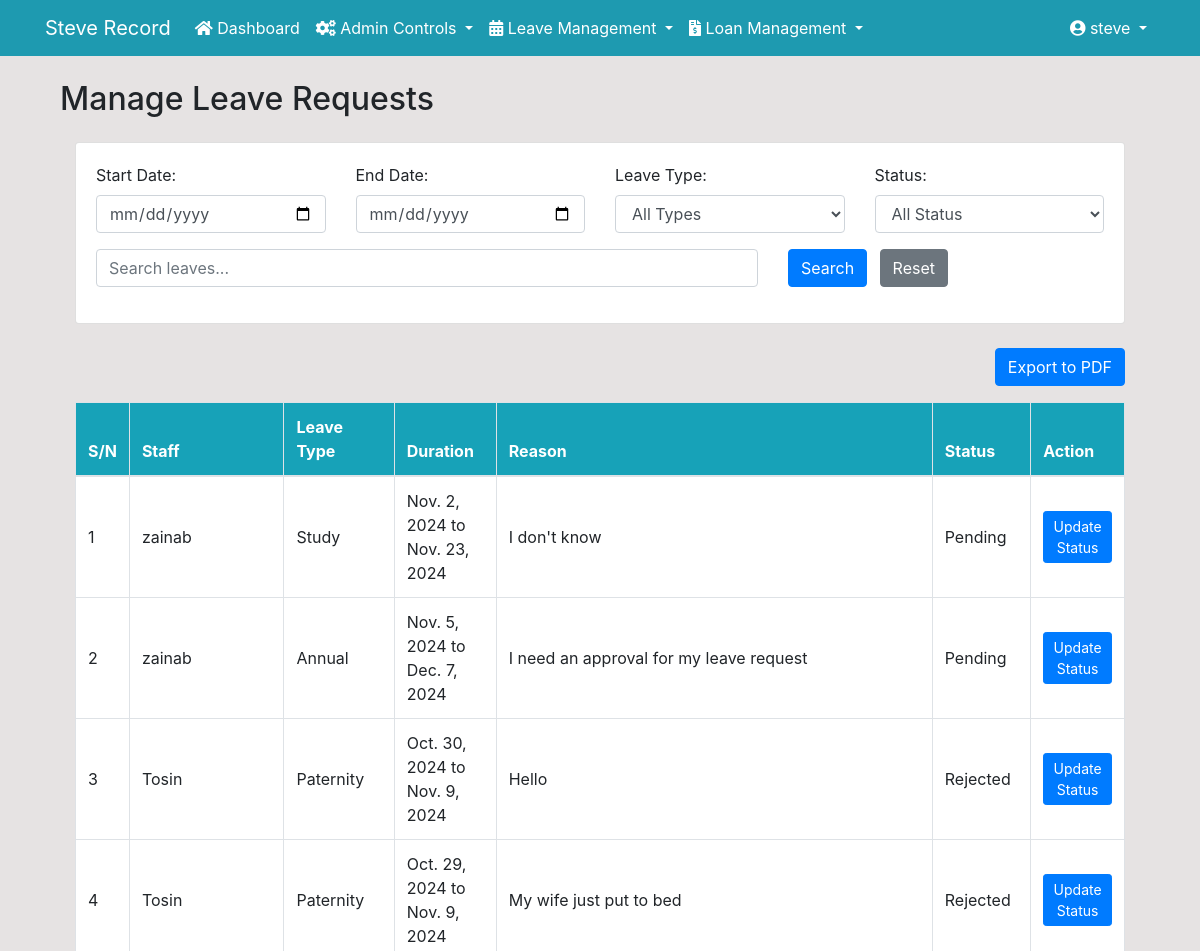
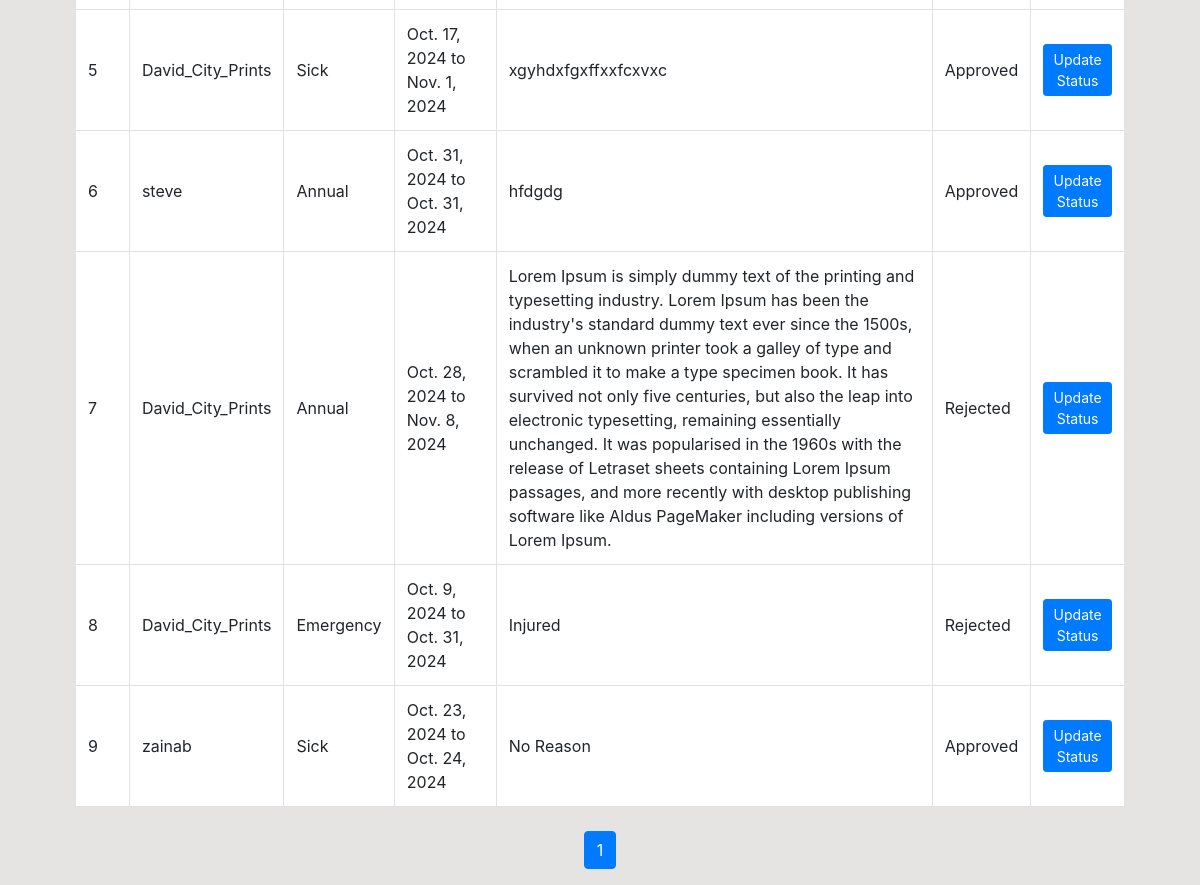
The page /manage-leaves/ (signed in) on the database its author committed (2 pictures, top to bottom).
### dashboard/models.py (models this page shows, shortened)
class Leave(models.Model):
    LEAVE_TYPES = (
        ('Annual', 'Annual Leave'),
        ('Sick', 'Sick Leave'),
        ('Personal', 'Personal Leave'),
        ('Maternity', 'Maternity Leave'),
        ('Paternity', 'Paternity Leave'),
        ('Parental', 'Parental Leave'),
        ('Bereavement', 'Bereavement Leave'),
        ('Compassionate', 'Compassionate Leave'),
        ('Study', 'Study/Educational Leave'),
        ('Sabbatical', 'Sabbatical Leave'),
        ('Unpaid', 'Unpaid Leave'),
        ('Jury Duty', 'Jury Duty Leave'),
        ('Military', 'Military Leave'),
        ('Public Service', 'Public Service Leave'),
        ('Religious', 'Religious Leave'),
        ('Casual', 'Casual Leave'),
        ('Compensatory', 'Compensatory Leave'),
        ('Medical', 'Medical/Mental Health Leave'),
        ('Marriage', 'Marriage Leave'),
        ('Voting', 'Voting Leave'),
        ('Emergency', 'Emergency Leave'),
        ('Other', 'Other')
    )
    STATUS = (
        ('Pending', 'Pending'),
        ('Approved', 'Approved'),
        ('Rejected', 'Rejected')
    )
    user = models.ForeignKey(User, on_delete=models.CASCADE)
    leave_type = models.CharField(max_length=20, choices=LEAVE_TYPES)
    start_date = models.DateField()
    end_date = models.DateField()
    reason = models.TextField()
    status = models.CharField(max_length=10, choices=STATUS, default='Pending')
    applied_date = models.DateTimeField(auto_now_add=True)
    approved_by = models.ForeignKey(User, on_delete=models.SET_NULL, null=True, related_name='approved_leaves')
    response_date = models.DateTimeField(null=True, blank=True)
    response_message = models.TextField(null=True, blank=True)
    admin_response = models.TextField(null=True, blank=True)
    class Meta:
        indexes = [
            models.Index(fields=['status']),
            models.Index(fields=['applied_date']),
            models.Index(fields=['user']),
        ]

### dashboard/views.py (the view, shortened to what this page needs)
# urls.py: path('manage-leaves/', views.manage_leaves, name='manage-leaves'),
@login_required
@permission_required('dashboard.add_leave', raise_exception=True)
def manage_leaves(request):
    query = request.GET.get('q', '')
    leaves_list = Leave.objects.all().order_by('-applied_date')
    paginator = Paginator(leaves_list, 10)  # Show 10 items per page
    page = request.GET.get('page')
    leaves = paginator.get_page(page)
    context = {
        'leaves': leaves,
        'query': query,
    }
    return render(request, 'dashboard/manage_leaves.html', context)

### templates/dashboard/manage_leaves.html (shortened to what this page needs)
{% extends 'partials/base.html' %}
{% block content %}
{% if perms.dashboard.manage_leave %}
<div class="container mt-4">
    <h2>Manage Leave Requests</h2>
    <div class="container mt-4">
        <div class="card mb-4">
            <div class="card-body">
                <form method="GET" class="mb-3">
                    <div class="row g-3">
                        <div class="col-md-3">
                            <label class="form-label">Start Date:</label>
                            <input type="date" name="start_date" class="form-control" value="{{ request.GET.start_date }}">
                        </div>
                        <div class="col-md-3">
                            <label class="form-label">End Date:</label>
                            <input type="date" name="end_date" class="form-control" value="{{ request.GET.end_date }}">
                        </div>
                        <div class="col-md-3">
                            <label class="form-label">Leave Type:</label>
                            <select name="leave_type" class="form-control">
                                <option value="">All Types</option>
                            </select>
                        </div>
                        <div class="col-md-3">
                            <label class="form-label">Status:</label>
                            <select name="status" class="form-control">
                                <option value="">All Status</option>
                            </select>
                        </div>
                    </div>
                    <div class="row mt-3">
                        <div class="col-md-8">
                            <input type="text" name="q" class="form-control" placeholder="Search leaves..." value="{{ request.GET.q }}">
                        </div>
                        <div class="col-md-4">
                            <button type="submit" class="btn btn-primary">Search</button>
                            <a href="{% url 'manage-leaves' %}" class="btn btn-secondary ml-2">Reset</a>
                        </div>
                    </div>
                </form>
            </div>
        </div>
        <div class="d-flex justify-content-end mb-3">
            <a class="btn btn-primary" href="{% url 'export-all-leaves-pdf' %}">Export to PDF</a>
        </div>
        <div class="table-responsive">
            <table class="table bg-white table-bordered" style="min-width: 1000px;">
                <thead class="bg-info text-white sticky-top">
                    <tr>
                        <th>S/N</th>
                        <th>Staff</th>
                        <th>Leave Type</th>
                        <th>Duration</th>
                        <th>Reason</th>
                        <th>Status</th>
                        <th>Action</th>
                    </tr>
                </thead>
                <tbody>
                    {% for leave in leaves %}
                    <tr>
                        <td>{{ leaves.start_index|add:forloop.counter0 }}</td>
                        <td>{{ leave.user.username }}</td>
                        <td>{{ leave.leave_type }}</td>
                        <td>{{ leave.start_date }} to {{ leave.end_date }}</td>
                        <td>{{ leave.reason }}</td>
                        <td>{{ leave.status }}</td>
                        <td>
                            <a href="{% url 'update-leave-status' leave.id %}" class="btn btn-primary btn-sm">Update Status</a>
                        </td>
                    </tr>
                    {% endfor %}
                </tbody>
            </table>
            <nav aria-label="Page navigation" class="mt-4">
                <ul class="pagination justify-content-center">
                    {% for num in leaves.paginator.page_range %}
                        <li class="page-item {% if leaves.number == num %}active{% endif %}">
                            <a class="page-link" href="?page={{ num }}">{{ num }}</a>
                        </li>
                    {% endfor %}
                </ul>
            </nav>
        </div>
    </div>
</div>
{% else %}
<div class="container mt-4">
    <div class="alert alert-danger">
        You do not have permission to view this page. Please contact your administrator.
    </div>
</div>
{% endif %}
{% endblock %}

### templates/partials/nav.html (shortened to what this page needs)
<nav class="navbar navbar-expand-lg navbar-light" style="background-color: #1E9AB0;">
    <div class="container">
        {% if user.is_authenticated %}
        <a class="navbar-brand text-white" href="{% url 'dashboard-index' %}">Steve Record</a>
        <div class="collapse navbar-collapse" id="navbarSupportedContent">
            <ul class="navbar-nav mr-auto">
                <li class="nav-item active">
                    <a class="nav-link text-white" href="{% url 'dashboard-index' %}">
                        <i class="fas fa-home"></i> Dashboard
                    </a>
                </li>
                {% if request.user.is_superuser or 'Admin' in request.user.groups.all|stringformat:'s' %}
                <li class="nav-item dropdown">
                    <a class="nav-link dropdown-toggle text-white" href="#" id="adminDropdown" role="button"
                       data-toggle="dropdown" aria-haspopup="true" aria-expanded="false">
                        <i class="fas fa-cogs"></i> Admin Controls
                    </a>
                </li>
                {% endif %}
                <li class="nav-item dropdown">
                    <a class="nav-link dropdown-toggle text-white" href="#" id="leaveDropdown" role="button"
                       data-toggle="dropdown" aria-haspopup="true" aria-expanded="false">
                        <i class="fas fa-calendar-alt"></i> Leave Management
                    </a>
                </li>
                <li class="nav-item dropdown">
                    <a class="nav-link dropdown-toggle text-white" href="#" id="loanDropdown" role="button"
                       data-toggle="dropdown" aria-haspopup="true" aria-expanded="false">
                        <i class="fas fa-file-invoice-dollar"></i> Loan Management
                    </a>
                </li>
            </ul>
            <ul class="navbar-nav ml-auto">
                <li class="nav-item dropdown">
                    <a class="nav-link dropdown-toggle text-white" href="#" id="userDropdown" role="button"
                       data-toggle="dropdown" aria-haspopup="true" aria-expanded="false">
                        <i class="fas fa-user-circle"></i> {{ user.username }}
                    </a>
                </li>
            </ul>
        {% endif %}
        </div>
    </div>
</nav>

### static/style.css (style rules this page uses)
body { background: rgb(230, 227, 227); }

### templates/dashboard/manage_leaves.html (style rules this page uses)
.table-bordered { border: 2px solid #dee2e6; }
.table-bordered th, .table-bordered td { border: 1px solid #dee2e6; vertical-align: middle; }
.table-bordered thead th { border-bottom: 2px solid #dee2e6; }
.sticky-top { position: sticky; top: 0; z-index: 1; }

### rows shown on the page
Leave: start_index|add "1", user.username "zainab", leave_type "Study", start_date "Nov. 2, 2024", end_date "Nov. 23, 2024", reason "I don't know", status "Pending"
Leave: start_index|add "2", user.username "zainab", leave_type "Annual", start_date "Nov. 5, 2024", end_date "Dec. 7, 2024", reason "I need an approval for my leave request", status "Pending"
Leave: start_index|add "3", user.username "Tosin", leave_type "Paternity", start_date "Oct. 30, 2024", end_date "Nov. 9, 2024", reason "Hello", status "Rejected"
Leave: start_index|add "4", user.username "Tosin", leave_type "Paternity", start_date "Oct. 29, 2024", end_date "Nov. 9, 2024", reason "My wife just put to bed", status "Rejected"
Leave: start_index|add "5", user.username "David_City_Prints", leave_type "Sick", start_date "Oct. 17, 2024", end_date "Nov. 1, 2024", reason "xgyhdxfgxffxxfcxvxc", status "Approved"
Leave: start_index|add "6", user.username "steve", leave_type "Annual", start_date "Oct. 31, 2024", end_date "Oct. 31, 2024", reason "hfdgdg", status "Approved"
Leave: start_index|add "7", user.username "David_City_Prints", leave_type "Annual", start_date "Oct. 28, 2024", end_date "Nov. 8, 2024", reason "Lorem Ipsum is simply dummy text of the printing and typesetting industry. Lorem Ipsum has been the industry's standard dummy text ever since the 1500s, when an unknown printer took a galley of type and scrambled it to make a type specimen book. It has survived not only five centuries, but also the leap into electronic typesetting, remaining essentially unchanged. It was popularised in the 1960s with the release of Letraset sheets containing Lorem Ipsum passages, and more recently with desktop publishing software like Aldus PageMaker including versions of Lorem Ipsum.", status "Rejected"
Leave: start_index|add "8", user.username "David_City_Prints", leave_type "Emergency", start_date "Oct. 9, 2024", end_date "Oct. 31, 2024", reason "Injured", status "Rejected"
Leave: start_index|add "9", user.username "zainab", leave_type "Sick", start_date "Oct. 23, 2024", end_date "Oct. 24, 2024", reason "No Reason", status "Approved"

### other values the page prints
{{ user.username }} "steve"
{{ num }} "1"
